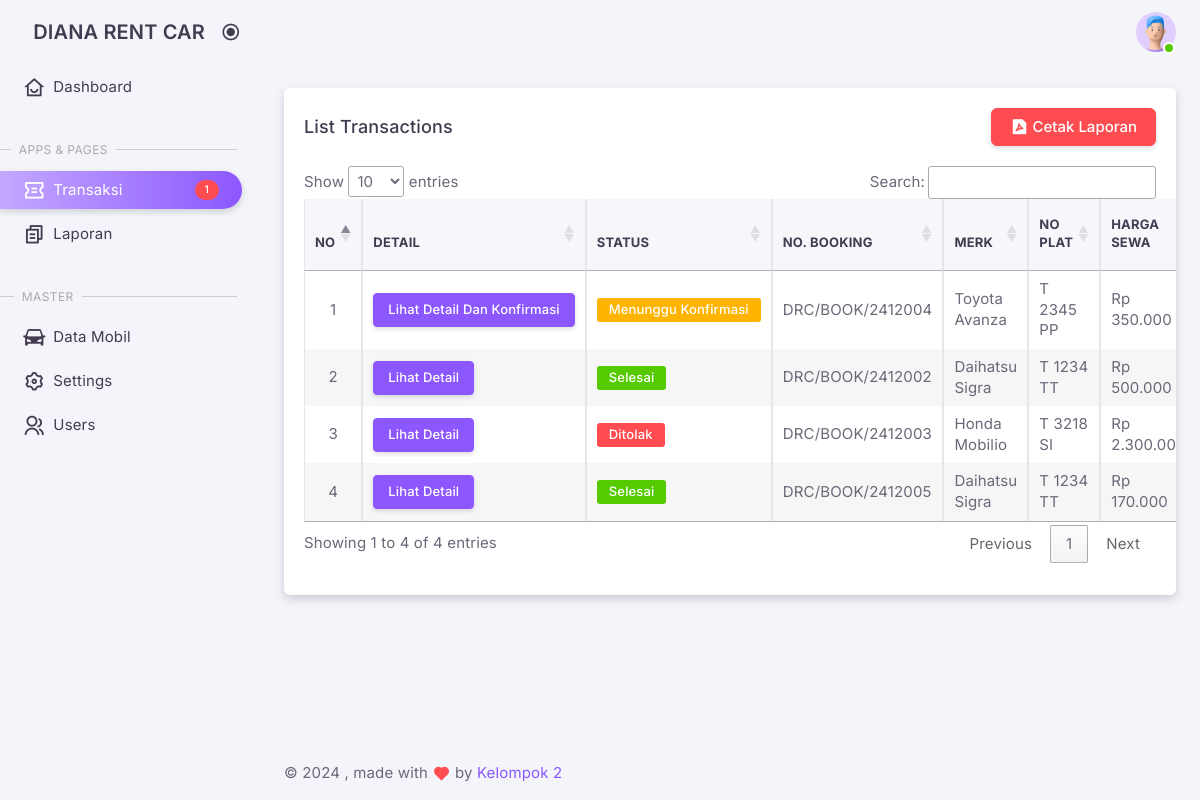
The app's page /admin/index.php?views=transaction_list (signed in) with its own data.
### tables this page shows
CREATE TABLE IF NOT EXISTS `tt_bookings` (
  `id` int NOT NULL AUTO_INCREMENT,
  `uuid` varchar(40) NOT NULL,
  `no_booking` varchar(40) NOT NULL,
  `car_id` int NOT NULL,
  `user_id` int NOT NULL,
  `is_driver` int DEFAULT NULL,
  `driver_id` int DEFAULT NULL,
  `date_start` datetime NOT NULL,
  `date_end` datetime NOT NULL,
  `destination` varchar(255) NOT NULL,
  `harga_mobil` int NOT NULL,
  `total_harga` int NOT NULL,
  `denda_mobil` int DEFAULT NULL,
  `total_denda` int DEFAULT NULL,
  `status` enum('Belum Bayar','Menunggu Konfirmasi','Disetujui','Ditolak','Berjalan','Selesai') NOT NULL,
  `created_at` timestamp NULL DEFAULT CURRENT_TIMESTAMP,
  `updated_at` timestamp NULL DEFAULT CURRENT_TIMESTAMP ON UPDATE CURRENT_TIMESTAMP,
  PRIMARY KEY (`id`),
  UNIQUE KEY `id` (`id`),
  KEY `fk_tt_bookings_car_id` (`car_id`),
  KEY `fk_tt_bookings_user_id` (`user_id`),
  KEY `fk_tt_bookings_driver_id` (`driver_id`),
  CONSTRAINT `fk_tt_bookings_car_id` FOREIGN KEY (`car_id`) REFERENCES `tm_cars` (`id`) ON DELETE CASCADE ON UPDATE CASCADE,
  CONSTRAINT `fk_tt_bookings_driver_id` FOREIGN KEY (`driver_id`) REFERENCES `users` (`id`) ON DELETE CASCADE ON UPDATE CASCADE,
  CONSTRAINT `fk_tt_bookings_user_id` FOREIGN KEY (`user_id`) REFERENCES `users` (`id`) ON DELETE CASCADE ON UPDATE CASCADE
);

CREATE TABLE IF NOT EXISTS `tm_cars` (
  `id` int NOT NULL AUTO_INCREMENT,
  `uuid` varchar(36) NOT NULL,
  `merk` varchar(100) NOT NULL,
  `tipe` varchar(100) NOT NULL,
  `jumlah_kursi` int NOT NULL,
  `jumlah_pintu` int NOT NULL,
  `warna` varchar(50) NOT NULL,
  `no_plat` varchar(50) NOT NULL,
  `tahun` year NOT NULL,
  `km` int NOT NULL,
  `jenis_bensin` varchar(50) NOT NULL,
  `harga` int NOT NULL DEFAULT (0),
  `denda` int NOT NULL DEFAULT (0),
  `transmisi` varchar(50) NOT NULL,
  `status` varchar(50) NOT NULL,
  `photo` text,
  `created_by` int DEFAULT NULL,
  `updated_by` int DEFAULT NULL,
  `created_at` datetime DEFAULT CURRENT_TIMESTAMP,
  `updated_at` datetime DEFAULT CURRENT_TIMESTAMP ON UPDATE CURRENT_TIMESTAMP,
  PRIMARY KEY (`id`),
  UNIQUE KEY `id` (`id`),
  UNIQUE KEY `uuid` (`uuid`),
  UNIQUE KEY `no_plat` (`no_plat`)
);

### classes/Booking.php (called while the page is built, shortened)
<?php
class Booking
{
    private $conn;
    private $table = 'tt_bookings';
    public function __construct()
    {
        $db = new Database();
        $this->conn = $db->connect();
    }
    public function list()
    {
        $query = "SELECT * FROM " . $this->table . "
                    ORDER BY
                    CASE
                        WHEN status = 'Menunggu Konfirmasi' THEN 1
                        WHEN status = 'Disetujui' THEN 2
                        WHEN status = 'Berjalan' THEN 3
                        ELSE 4
                    END,
                    no_booking ASC";
        $stmt = $this->conn->query($query);
        return $stmt->fetchAll(PDO::FETCH_ASSOC);
    }
}

### classes/DatabaseExample.php (called while the page is built, shortened)
<?php
class Database
{
    private $host = 'localhost';
    private $db_name = 'dianarentcar';
    private $username = 'root';
    private $password = '';
    public function connect()
    {
        $this->conn = null;
        try {
            $this->conn = new PDO("mysql:host=" . $this->host . ";dbname=" . $this->db_name, $this->username, $this->password);
            $this->conn->setAttribute(PDO::ATTR_ERRMODE, PDO::ERRMODE_EXCEPTION);
        } catch (PDOException $e) {
            echo "Connection Error: " . $e->getMessage();
        }
        return $this->conn;
    }
}

### classes/Car.php (called while the page is built, shortened)
<?php
class Car
{
    private $conn;
    private $table = 'tm_cars';
    public function __construct()
    {
        $db = new Database();
        $this->conn = $db->connect();
    }
    public function getCarById($id)
    {
        $query = $this->conn->prepare("SELECT * FROM " . $this->table . " WHERE id = :id");
        $query->execute(['id' => $id]);
        return $query->fetch(PDO::FETCH_ASSOC);
    }
}

### admin/pages/transaction/list.php (the view, shortened to what this page needs)
<?php
require_once '../classes/Booking.php';
require_once '../classes/Car.php';
$bookingModel = new Booking();
$bookings = $bookingModel->list();
$carModel = new Car();
$no = 1;
?>
<div class="container-xxl flex-grow-1 container-p-y">
    <div class="row gy-6">
        <div class="col-12">
            <div class="card overflow-hidden">
                <div class="card-header d-flex justify-content-between align-items-center">
                    <h5 class="mb-0">List Transactions</h5>
                    <button type="button" class="btn btn-danger" data-bs-toggle="modal" data-bs-target="#cetakLaporanModal">
                        <i class="ri ri-file-pdf-2-fill"></i>
                        &nbsp;Cetak Laporan
                    </button>
                </div>
                <div class="table-responsive" style="padding: 0 1.25rem 2rem 1.25rem;">
                    <table id="appTable" class="table table-bordered table-striped table-sm" width="100%">
                        <thead>
                            <tr>
                                <th>No</th>
                                <th>Detail</th>
                                <th>Status</th>
                                <th>No. Booking</th>
                                <th>Merk</th>
                                <th>No Plat</th>
                                <th>Harga Sewa</th>
                            </tr>
                        </thead>
                        <tbody>
                            <?php
                            function formatRupiah($angka)
                            {
                                return 'Rp ' . number_format($angka, 0, ',', '.');
                            }
                            ?>
                            <?php foreach ($bookings as $booking): ?>
                                <?php
                                $car = $carModel->getCarById($booking['car_id']);
                                ?>
                                <tr>
                                    <td class="text-center"><?php echo $no++; ?></td>
                                    <td>
                                        <a href="?views=transaction_detail&uuid=<?php echo htmlspecialchars($booking['uuid']); ?>" class="btn btn-primary btn-sm no-wrap">
                                            Lihat Detail<?php if ($booking['status'] !== 'Selesai' && $booking['status'] !== 'Ditolak'): ?> dan Konfirmasi <?php endif; ?>
                                        </a>
                                    </td>
                                    <td>
                                        <?php
                                        if ($booking['status'] == 'Belum Bayar' || $booking['status'] == 'Menunggu Konfirmasi') {
                                            $color = 'warning';
                                        } else if ($booking['status'] == 'Disetujui' || $booking['status'] == 'Berjalan') {
                                            $color = 'info';
                                        } else if ($booking['status'] == 'Ditolak') {
                                            $color = 'danger';
                                        } else if ($booking['status'] == 'Selesai') {
                                            $color = 'success';
                                        }
                                        ?>
                                        <span class="badge bg-<?php echo $color; ?>"><?php echo htmlspecialchars($booking['status']); ?></span>
                                    </td>
                                    <td><?php echo htmlspecialchars($booking['no_booking']); ?></td>
                                    <td><?php echo htmlspecialchars($car['merk']); ?> <?php echo htmlspecialchars($car['tipe']); ?></td>
                                    <td><?php echo htmlspecialchars($car['no_plat']); ?></td>
                                    <td><?php echo $booking['total_harga'] !== null ? formatRupiah($booking['total_harga']) : 'Rp. 0'; ?></td>
                                </tr>
                            <?php endforeach; ?>
                        </tbody>
                    </table>
                </div>
            </div>
        </div>
    </div>
</div>

### admin/index.php (style rules this page uses)
.no-wrap { white-space: nowrap; }

### records on screen
tt_bookings: shows "Dan Konfirmasi", status "Menunggu Konfirmasi", no_booking "DRC/BOOK/2412004", car.merk "Toyota", car.tipe "Avanza", car.no_plat "T 2345 PP", total_harga "Rp 350.000"
tt_bookings: status "Selesai", no_booking "DRC/BOOK/2412002", car.merk "Daihatsu", car.tipe "Sigra", car.no_plat "T 1234 TT", total_harga "Rp 500.000"
tt_bookings: status "Ditolak", no_booking "DRC/BOOK/2412003", car.merk "Honda", car.tipe "Mobilio", car.no_plat "T 3218 SI", total_harga "Rp…"
tt_bookings: status "Selesai", no_booking "DRC/BOOK/2412005", car.merk "Daihatsu", car.tipe "Sigra", car.no_plat "T 1234 TT", total_harga "Rp 170.000"

### other values on screen
$totalBookings "1"
